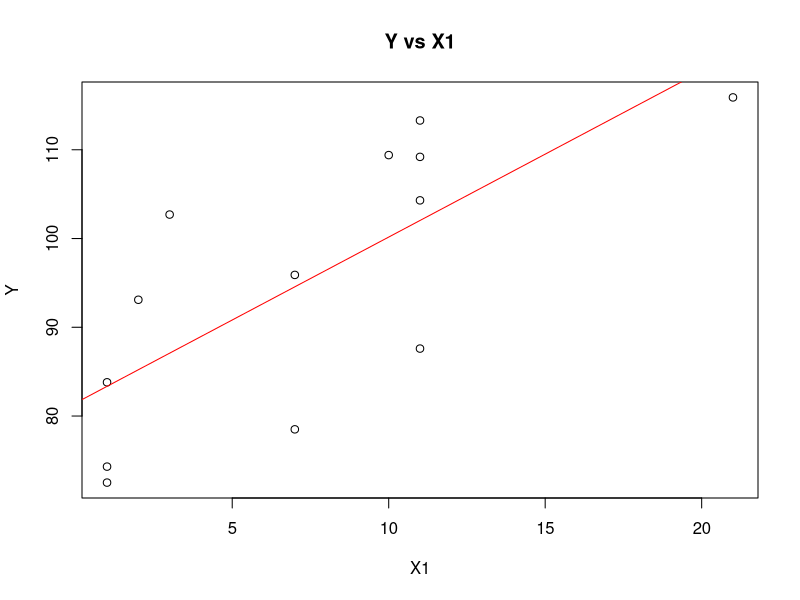
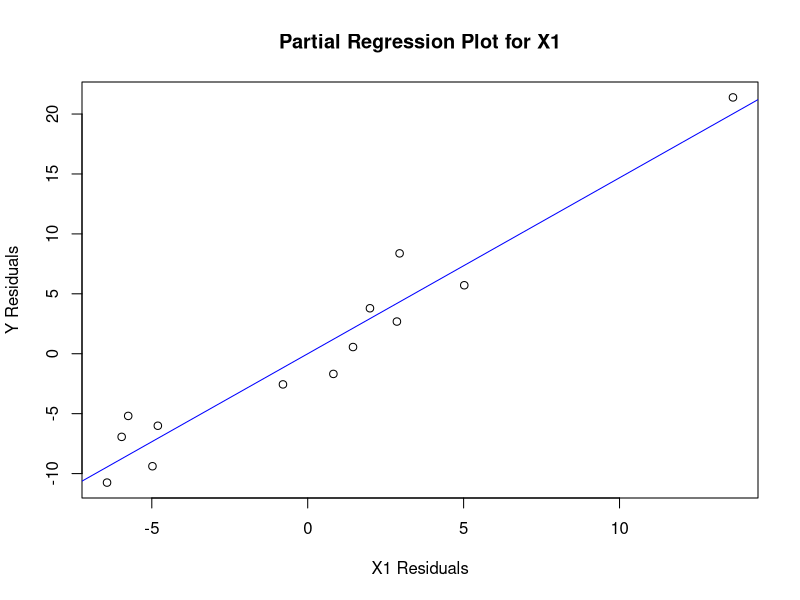

Here is the R script that generated these plots, in order:
cement_data <- read.table("./cement.txt", header = TRUE)

# str(cement_data)

# (a)
# Fit full model
full_model <- lm(y ~ x1 + x2 + x3 + x4, data = cement_data)
summary(full_model)

# (b)
# Calculate correlation matrix
cor_matrix <- cor(cement_data[, c("x1", "x2", "x3", "x4")])
print(cor_matrix)

# Calculate Variance Inflation Factors (VIF)
library(car)
vif_values <- vif(full_model)
print(vif_values)

# Condition indices
# library(perturb)
# colldiag(full_model)

# Check if sum of percentages ≈ 100% (indicating constraint)
# cement_data$sum_percentages <- rowSums(cement_data[, c("x1", "x2", "x3", "x4")])
# print(cement_data$sum_percentages)

# (c)
# Fit reduced model with only x1 and x2
reduced_model <- lm(y ~ x1 + x2, data = cement_data)
summary(reduced_model)

# Compare with full model
anova(reduced_model, full_model)

# Check VIF for reduced model
vif(reduced_model)

# (d)
# Plot Y vs X1
plot(cement_data$x1, cement_data$y, 
     main = "Y vs X1", xlab = "X1", ylab = "Y")
abline(lm(y ~ x1, cement_data), col = "red")

# Create partial regression plot for X1
# Regress Y on all other predictors except x1
y_residuals <- residuals(lm(y ~ x2, data = cement_data))

# Regress X1 on all other predictors
x1_residuals <- residuals(lm(x1 ~ x2, data = cement_data))

partial_lm <- lm(y_residuals ~ x1_residuals)

# Plot residuals
plot(x1_residuals, y_residuals,
     main = "Partial Regression Plot for X1",
     xlab = "X1 Residuals", ylab = "Y Residuals")
abline(partial_lm, col = "blue")

summary(partial_lm)
